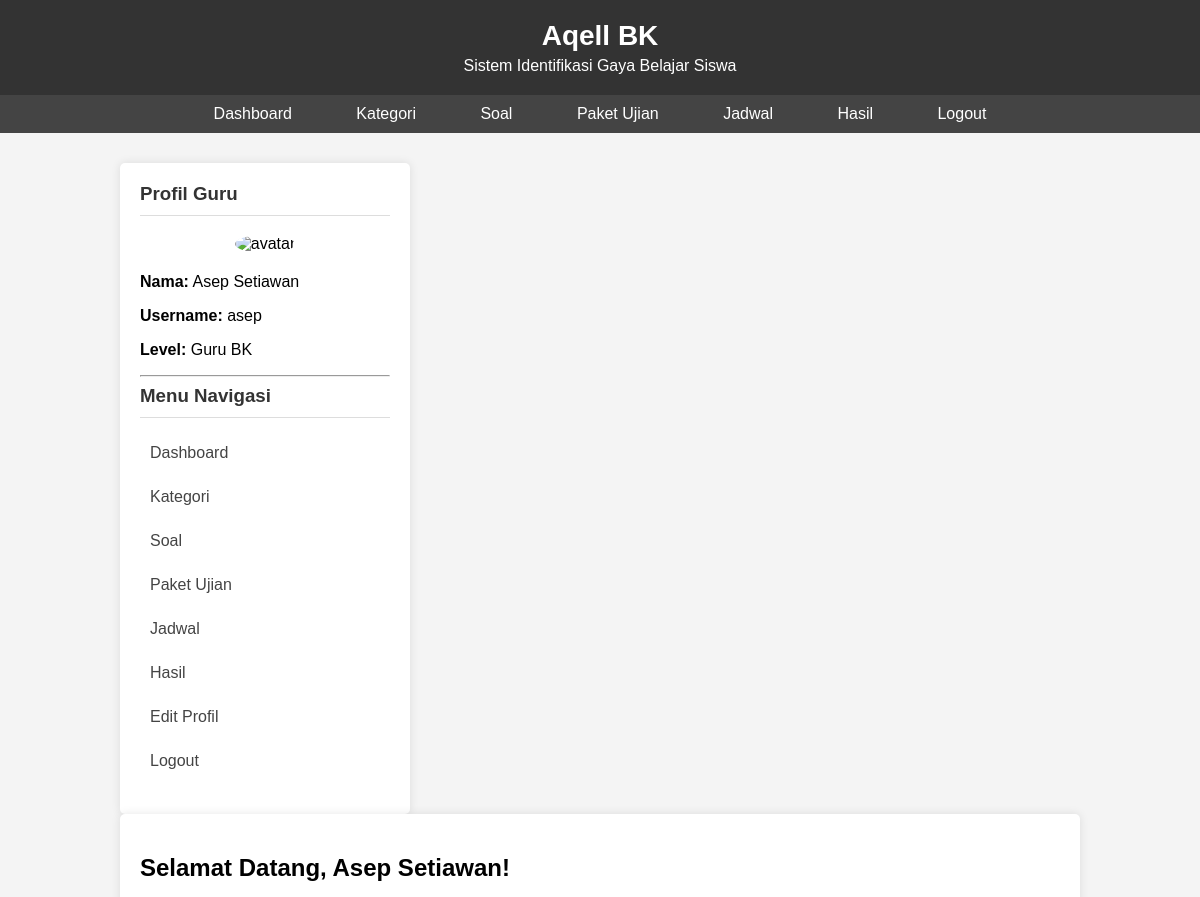
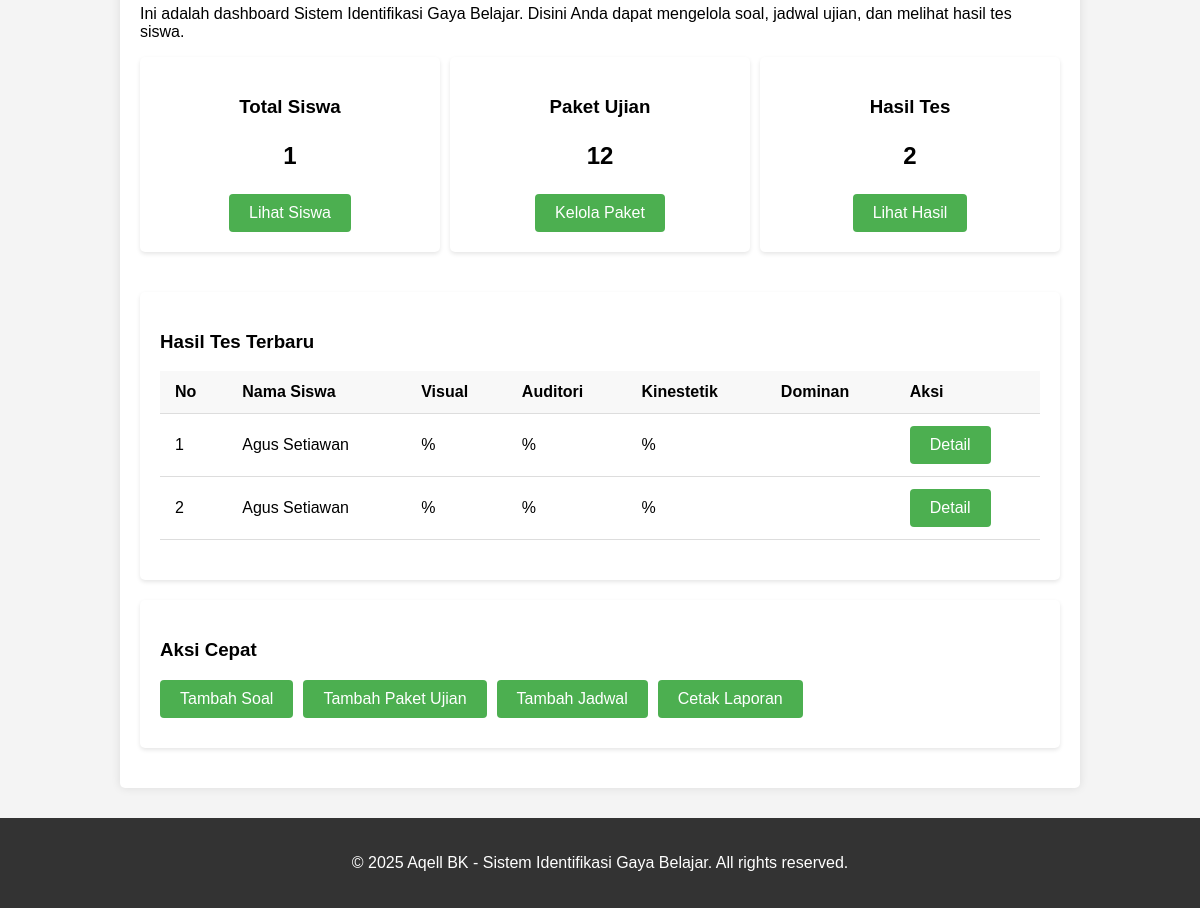
The app's page /aqell_guru/aqell_dashboard_guru.php (signed in) with its own data (2 pictures, top to bottom).
### tables this page shows
CREATE TABLE `aqell_guru` (
  `aqell_id_guru` int(11) NOT NULL,
  `aqell_id_pengguna` int(11) NOT NULL,
  `aqell_nama_guru` varchar(50) NOT NULL,
  `aqell_level` enum('Guru BK','Kepala Sekolah') NOT NULL
);

CREATE TABLE `aqell_hasil` (
  `aqell_id_siswa` int(11) DEFAULT NULL,
  `aqell_hasil` text NOT NULL,
  `aqell_id_kategori` int(11) NOT NULL,
  `aqell_id_paket` int(11) NOT NULL,
  `aqell_id_hasil` int(11) NOT NULL
);

CREATE TABLE `aqell_siswa` (
  `aqell_id_siswa` int(11) NOT NULL,
  `aqell_id_pengguna` int(11) NOT NULL,
  `aqell_nama_siswa` varchar(50) NOT NULL,
  `aqell_kelas` varchar(30) NOT NULL,
  `aqell_jurusan` enum('Rekayasa Perangkat Lunak','Kimia','Mekatronika','Mesin','Animasi','Desain Komunikasi Visual') NOT NULL
);

### aqell_guru/aqell_dashboard_guru.php (the view, shortened to what this page needs)
<?php
require_once('../aqell_config/aqell_db.php');
$aqell_id_guru = $_SESSION['aqell_id_guru'];
$aqell_query_guru = "SELECT * FROM aqell_guru WHERE aqell_id_guru = $aqell_id_guru";
$aqell_result_guru = mysqli_query($aqell_conn, $aqell_query_guru);
$aqell_guru = mysqli_fetch_assoc($aqell_result_guru);
$aqell_query_siswa = "SELECT COUNT(*) as total_siswa FROM aqell_siswa";
$aqell_result_siswa = mysqli_query($aqell_conn, $aqell_query_siswa);
$aqell_total_siswa = mysqli_fetch_assoc($aqell_result_siswa)['total_siswa'];
$aqell_query_paket = "SELECT COUNT(*) as total_paket FROM aqell_paket_ujian";
$aqell_result_paket = mysqli_query($aqell_conn, $aqell_query_paket);
$aqell_total_paket = mysqli_fetch_assoc($aqell_result_paket)['total_paket'];
$aqell_query_hasil = "SELECT COUNT(*) as total_hasil FROM aqell_hasil";
$aqell_result_hasil = mysqli_query($aqell_conn, $aqell_query_hasil);
$aqell_total_hasil = mysqli_fetch_assoc($aqell_result_hasil)['total_hasil'];
$aqell_query_recent = "SELECT h.*, s.aqell_nama_siswa FROM aqell_hasil h
                      JOIN aqell_siswa s ON h.aqell_id_siswa = s.aqell_id_siswa
                      ORDER BY h.aqell_id_hasil DESC LIMIT 5";
$aqell_result_recent = mysqli_query($aqell_conn, $aqell_query_recent);
?>
<!DOCTYPE html>
<html>
<head>
    <link rel="stylesheet" href="../aqell_assets/aqell_css/aqell_style.css">
</head>
<body>
    <div class="aqell_header">
        <h1>Aqell BK</h1>
        <p>Sistem Identifikasi Gaya Belajar Siswa</p>
    </div>
    <div class="aqell_nav">
        <a href="aqell_dashboard_guru.php">Dashboard</a>
        <a href="../aqell_kategori/aqell_list_kategori.php">Kategori</a>
        <a href="../aqell_soal/aqell_manage_soal.php">Soal</a>
        <a href="../aqell_paket/aqell_list_paket.php">Paket Ujian</a>
        <a href="../aqell_jadwal/aqell_list_jadwal.php">Jadwal</a>
        <a href="../aqell_hasil/aqell_hasil_all.php">Hasil</a>
        <a href="../aqell_auth/aqell_logout.php">Logout</a>
    </div>
    <div class="aqell_container">
        <div class="aqell_sidebar">
            <h3>Profil Guru</h3>
            <div style="text-align: center; margin-bottom: 20px;">
                <img src="../aqell_assets/aqell_images/avatar.png" alt="avatar" style="width: 100px; height: 100px; border-radius: 50%;">
            </div>
            <p><strong>Nama:</strong> <?php echo $aqell_guru['aqell_nama_guru']; ?></p>
            <p><strong>Username:</strong> <?php echo $_SESSION['aqell_username']; ?></p>
            <p><strong>Level:</strong> <?php echo $aqell_guru['aqell_level']; ?></p>
            <hr>
            <h3>Menu Navigasi</h3>
            <ul>
                <li><a href="aqell_dashboard_guru.php">Dashboard</a></li>
                <li><a href="../aqell_kategori/aqell_list_kategori.php">Kategori</a></li>
                <li><a href="../aqell_soal/aqell_manage_soal.php">Soal</a></li>
                <li><a href="../aqell_paket/aqell_list_paket.php">Paket Ujian</a></li>
                <li><a href="../aqell_jadwal/aqell_list_jadwal.php">Jadwal</a></li>
                <li><a href="../aqell_hasil/aqell_hasil_all.php">Hasil</a></li>
                <li><a href="aqell_edit_profile.php">Edit Profil</a></li>
                <li><a href="../aqell_auth/aqell_logout.php">Logout</a></li>
            </ul>
        </div>
        <div class="aqell_content">
            <h2>Selamat Datang, <?php echo $aqell_guru['aqell_nama_guru']; ?>!</h2>
            <p>Ini adalah dashboard Sistem Identifikasi Gaya Belajar. Disini Anda dapat mengelola soal, jadwal ujian, dan melihat hasil tes siswa.</p>
            <div style="display: flex; justify-content: space-between; margin-bottom: 20px;">
                <div class="aqell_card" style="flex: 1; margin-right: 10px; text-align: center;">
                    <h3>Total Siswa</h3>
                    <p style="font-size: 24px; font-weight: bold;"><?php echo $aqell_total_siswa; ?></p>
                    <a href="../aqell_siswa/aqell_list_siswa.php" class="aqell_btn">Lihat Siswa</a>
                </div>
                <div class="aqell_card" style="flex: 1; margin-right: 10px; text-align: center;">
                    <h3>Paket Ujian</h3>
                    <p style="font-size: 24px; font-weight: bold;"><?php echo $aqell_total_paket; ?></p>
                    <a href="../aqell_paket/aqell_list_paket.php" class="aqell_btn">Kelola Paket</a>
                </div>
                <div class="aqell_card" style="flex: 1; text-align: center;">
                    <h3>Hasil Tes</h3>
                    <p style="font-size: 24px; font-weight: bold;"><?php echo $aqell_total_hasil; ?></p>
                    <a href="../aqell_hasil/aqell_hasil_all.php" class="aqell_btn">Lihat Hasil</a>
                </div>
            </div>
            <div class="aqell_card">
                <h3>Hasil Tes Terbaru</h3>
                <?php if(mysqli_num_rows($aqell_result_recent) > 0): ?>
                    <table class="aqell_table">
                        <thead>
                            <tr>
                                <th>No</th>
                                <th>Nama Siswa</th>
                                <th>Visual</th>
                                <th>Auditori</th>
                                <th>Kinestetik</th>
                                <th>Dominan</th>
                                <th>Aksi</th>
                            </tr>
                        </thead>
                        <tbody>
                            <?php
                            $no = 1;
                            while($row = mysqli_fetch_assoc($aqell_result_recent)):
                            ?>
                            <tr>
                                <td><?php echo $no++; ?></td>
                                <td><?php echo $row['aqell_nama_siswa']; ?></td>
                                <td><?php echo $row['aqell_visual']; ?>%</td>
                                <td><?php echo $row['aqell_auditori']; ?>%</td>
                                <td><?php echo $row['aqell_kinestetik']; ?>%</td>
                                <td><strong><?php echo ucfirst($row['aqell_dominan']); ?></strong></td>
                                <td>
                                    <a href="../aqell_hasil/aqell_detail_hasil.php?id=<?php echo $row['aqell_id_hasil']; ?>" class="aqell_btn">Detail</a>
                                </td>
                            </tr>
                            <?php endwhile; ?>
                        </tbody>
                    </table>
                <?php else: ?>
                    <p>Belum ada hasil tes siswa.</p>
                <?php endif; ?>
            </div>
            <div class="aqell_card">
                <h3>Aksi Cepat</h3>
                <div style="display: flex; flex-wrap: wrap;">
                    <a href="../aqell_soal/aqell_add_soal.php" class="aqell_btn" style="margin-right: 10px; margin-bottom: 10px;">Tambah Soal</a>
                    <a href="../aqell_paket/aqell_add_paket.php" class="aqell_btn" style="margin-right: 10px; margin-bottom: 10px;">Tambah Paket Ujian</a>
                    <a href="../aqell_jadwal/aqell_add_jadwal.php" class="aqell_btn" style="margin-right: 10px; margin-bottom: 10px;">Tambah Jadwal</a>
                    <a href="../aqell_hasil/aqell_cetak_hasil.php" class="aqell_btn" style="margin-bottom: 10px;">Cetak Laporan</a>
                </div>
            </div>
        </div>
    </div>
    <div class="aqell_footer">
        <p>&copy; <?php echo date('Y'); ?> Aqell BK - Sistem Identifikasi Gaya Belajar. All rights reserved.</p>
    </div>
</body>
</html>

### aqell_assets/aqell_css/aqell_style.css (style rules this page uses)
body { font-family: Arial, sans-serif; margin: 0; padding: 0; background-color: #f4f4f4; }
.aqell_header { background-color: #333; color: white; padding: 20px 0; text-align: center; }
.aqell_header h1 { margin: 0; font-size: 28px; }
.aqell_header p { margin: 5px 0 0; font-size: 16px; }
.aqell_nav { background-color: #444; text-align: center; padding: 10px 0; }
.aqell_nav a { color: white; text-decoration: none; margin: 0 20px; font-size: 16px; transition: 0.3s; padding: 5px 10px; border-radius: 3px; }
.aqell_container { width: 80%; margin: 30px auto; display: flex; flex-wrap: wrap; min-height: 600px; }
.aqell_sidebar { flex: 0 0 250px; background: #fff; padding: 20px; box-shadow: 0 0 10px rgba(0, 0, 0, 0.1); border-radius: 5px; margin-right: 20px; }
.aqell_sidebar h3 { margin-top: 0; border-bottom: 1px solid #ddd; padding-bottom: 10px; color: #333; }
.aqell_sidebar ul { list-style: none; padding: 0; }
.aqell_sidebar ul li { margin-bottom: 10px; }
.aqell_sidebar ul li a { display: block; color: #444; text-decoration: none; padding: 8px 10px; border-radius: 3px; transition: 0.3s; }
.aqell_content { flex: 1; background: #fff; padding: 20px; box-shadow: 0 0 10px rgba(0, 0, 0, 0.1); border-radius: 5px; }
.aqell_card { background: white; padding: 20px; margin-bottom: 20px; border-radius: 5px; box-shadow: 0 2px 4px rgba(0, 0, 0, 0.1); }
.aqell_table { width: 100%; border-collapse: collapse; margin-bottom: 20px; }
.aqell_table th, .aqell_table td { padding: 12px 15px; text-align: left; border-bottom: 1px solid #ddd; }
.aqell_table th { background-color: #f8f8f8; font-weight: 600; }
.aqell_btn { display: inline-block; padding: 10px 20px; background-color: #4CAF50; color: white; border: none; border-radius: 4px; cursor: pointer; font-size: 16px; text-decoration: none; }
.aqell_footer { background-color: #333; color: white; text-align: center; padding: 20px 0; margin-top: 30px; }

### records on screen
aqell_guru: aqell_nama_guru "Asep Setiawan", aqell_level "Guru BK"
aqell_hasil: aqell_id_siswa.aqell_nama_siswa "Agus Setiawan"
aqell_hasil: aqell_id_siswa.aqell_nama_siswa "Agus Setiawan"

### other values on screen
$_SESSION['aqell_username'] "asep"
$aqell_total_siswa "1"
$aqell_total_paket "12"
$aqell_total_hasil "2"
